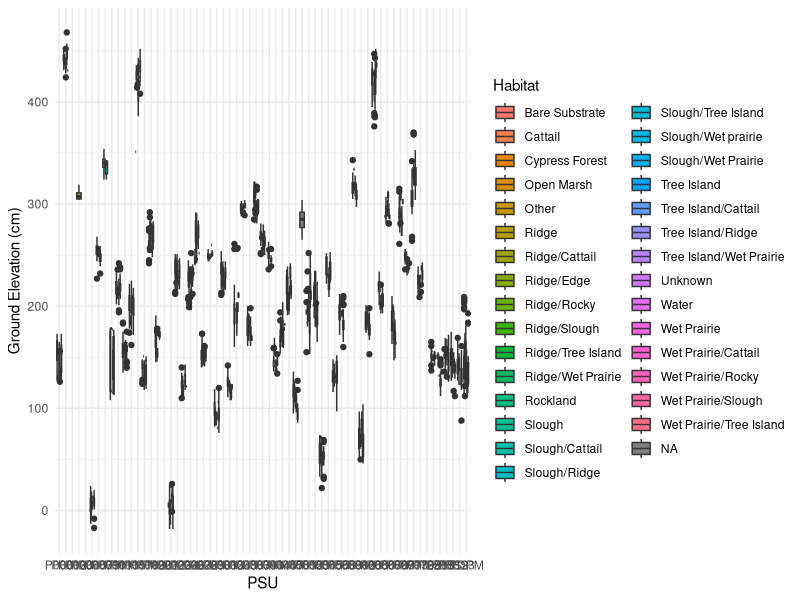

Recreate this plot in R.
# File name: end_data_summary.R
# Author: Dan Gann
# email: gannd@fiu.edu

# Required: Environmental data (xxxx.csv)
#-------------------------------------------------------------------------------
library(tidyr)
library(dplyr)
library(ggplot2)
#-------------------------------------------------------------------------------

# DATA ISSUES ENCOUNTERED -- Inconsistency of habitat names; -999 for NA; non-random PSUs removed -- 513 and 220?

#-------------------------------------------------------------------------------

# load ENV data (Jay Sah raw data table converted to .csv modified column names)
env <- read.csv('./data/processed/envData_cln.csv')
head(env)
nrow(env)

# # generate PSU and PLOT_ID -- first time only then save
# env <- separate(env, PLOT_ID, into = c('PSU','PLOT'),sep = c(4))

# check NA status for location --> remove because point might fall outside cluster distance tolerance 
# check NA status for location --> elevation
table(is.na(env$EAST_UTM_NAD83))
table(is.na(env$NORTH_UTM_NAD83))
table(!is.na(env$GR_ELEV))

env[is.na(env$EAST_UTM_NAD83),]

# check for WD errors
env$WD_SD <- apply(env[, c("WD1","WD2","WD3")], 1, function(x) sd(x, na.rm=TRUE))
env$WD_SD[!is.na(env$WD_SD) & env$WD_SD > 50]

# check habitat classes and MAP classes
as.data.frame(table(env$HABITAT_L2))                # typos fixed, but classes are still redundant or inconsistent in descriptors
as.data.frame(table(env$MAP_CLASS)) # -- omit                # many non-map class labels

# dropping sites that are outside of PSU boundary and those > 80 (added in cycle 3)
# check HABITAT_L2 against MAP_CLASS # -- omit
table(env$HABITAT_L2,env$MAP_CLASS)
# ------------------------------------------------------------------------------
# plot ELE and save to jpeg
psu.ELE.HAB <- ggplot(env, aes(x=PSU,y=GR_ELEV,fill=HABITAT_L2)) +
  geom_boxplot() +
  # geom_text(aes(label=Freq),color="black",size=3) +
  # scale_fill_gradient(low='white',high='slateblue') +
  # scale_x_discrete(labels=c("Cycle 1","Cycle 2","Cycle 3")) +
  labs(x='PSU', y='Ground Elevation (cm)',fill = "Habitat") +
  theme_minimal()

ggsave("./figures/psus_ELE_byHabitat.jpg", plot = psu.ELE.HAB, width = 10, height = 5, dpi = 400, device = "jpeg")
#-------------------------------------------------------------------------------
